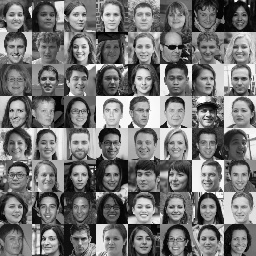
#> input picture ML-lab4/faces/newpic.jpg, 256 x 256 px
$ python faces_pca.py
#> lines starting #> are read from the running program, lines starting #| are printed output that depends on the picture
### ML-lab4/PCA.py
import numpy as np
import matplotlib.pyplot as plt
from config import *


# 获取数据
def get_data():
    matrix = np.loadtxt(data_file)
    return matrix


# 零均值化
def all_zero_mean(data):
    # 计算均值
    mean = np.array([np.mean(data[:, index]) for index in range(data.shape[1])])
    data = data - mean
    return mean, data


# 计算协方差矩阵
def get_cov_matrix(data):
    return data.T @ data / data.shape[0]


# PCA实现，返回降维后的数据，特征向量基和降维后重构的数据
# [63 lines left out: functions PCA, show2D, show3D, main, not called in this run]


# [2 lines that do not run on import are left out]

### ML-lab4/faces_pca.py
import cv2
import numpy as np
import matplotlib.pyplot as plt
from config import *
from PCA import all_zero_mean, get_cov_matrix


# PCA实现，返回降维后重构的数据，特征向量基
def PCA(data, dimension_to_cut):
    # 零均值化
    mean, data = all_zero_mean(data)
    # 计算协方差矩阵
    Cov = get_cov_matrix(data)
    # svd计算特征值和特征向量
    u, s, vT = np.linalg.svd(Cov)
    # 取前k个向量
    vT = vT[:][:dimension_to_cut]
    # 压缩数据
    data = data @ vT.T
    # 还原数据
    data = data @ vT
    data += mean
    # 返回降维后重构的数据，特征向量基
    return data, vT


# 从图像读取人脸数据集
def get_faces():
    img = cv2.imread(faces_file, cv2.IMREAD_GRAYSCALE)
    face_list = []
    for i in range(col):
        for j in range(col):
            picture = img[i * single_pic_size:i * single_pic_size + single_pic_size, j * single_pic_size:j * single_pic_size + single_pic_size]
            picture = picture.reshape(single_pic_size*single_pic_size, )
            face_list.append(picture)
    return np.array(face_list)


# 将人脸数据集恢复为图像
def go_back(pca_faces):
    result = []
    for face in pca_faces:
        face = face.reshape(single_pic_size,single_pic_size)
        result.append(face)
    picture = np.array([0.0 for i in range(single_pic_size*col*single_pic_size*col)])
    picture = picture.reshape(single_pic_size*col,single_pic_size*col)
    for i in range(col):
        for j in range(col):
            picture[i * single_pic_size:i * single_pic_size + single_pic_size, j * single_pic_size:j * single_pic_size + single_pic_size]+=result[col*i+j]
    return picture


def get_pic(i):
    faces = get_faces()
    pca_faces = PCA(faces, i)[0]
    solved_faces = go_back(pca_faces)
    solved_faces = solved_faces.astype('uint8')
    return solved_faces


# 主程序
def main():
    faces = get_faces()
#> in get_faces, img is the input picture: shape (256, 256); min 0, max 255, mean 119
#> after the loop in get_faces, `for i in range(col):`: face_list = 64 items
#> in get_faces, `return np.array(face_list)`:
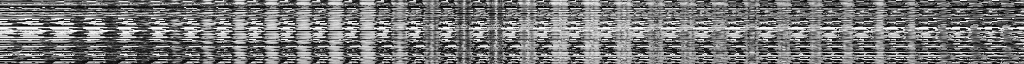
#> returned value: shape (64, 1024); min 0, max 255, mean 119
    pca_faces = PCA(faces, face_dimension)[0]
#> in all_zero_mean, `mean = np.array([np.mean(data[:, index]) for index in range(data.shape..`: mean = 1024 values, max 181.5 at index 596, min 65.02 at index 109, mean 119
#> in all_zero_mean, `data = data - mean`:
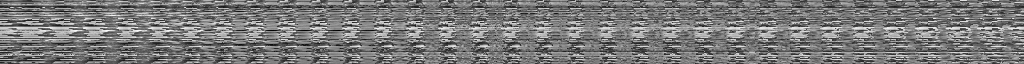
#> data: shape (64, 1024) float64; min -165.6, max 182.5, mean 0; drawn with min black and max white
#> in get_cov_matrix, `return data.T @ data / data.shape[0]`:
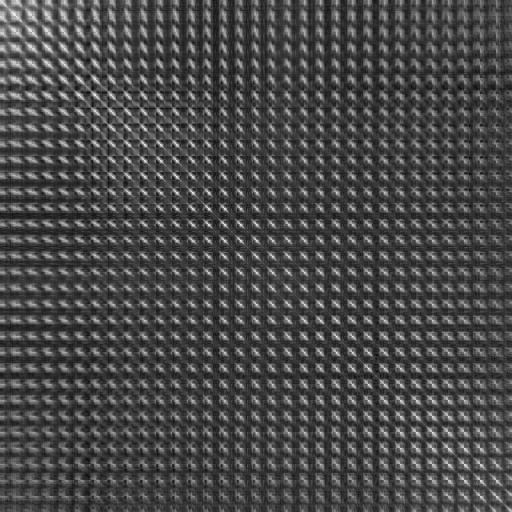
#> returned value: shape (1024, 1024) float64 (shown at 1/2 size); min -1140.2, max 6691.5, mean 1107; drawn with min black and max white
#> in PCA, `u, s, vT = np.linalg.svd(Cov)`:
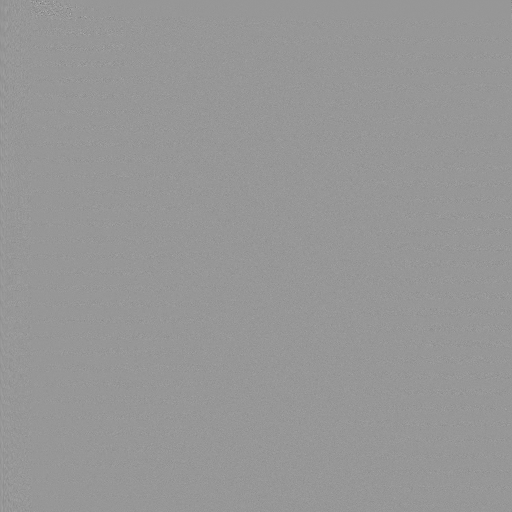
#> u: shape (1024, 1024) float64 (shown at 1/2 size); min -0.917, max 0.633, mean -1.95e-05; drawn with min black and max white
#> in PCA, `u, s, vT = np.linalg.svd(Cov)`:
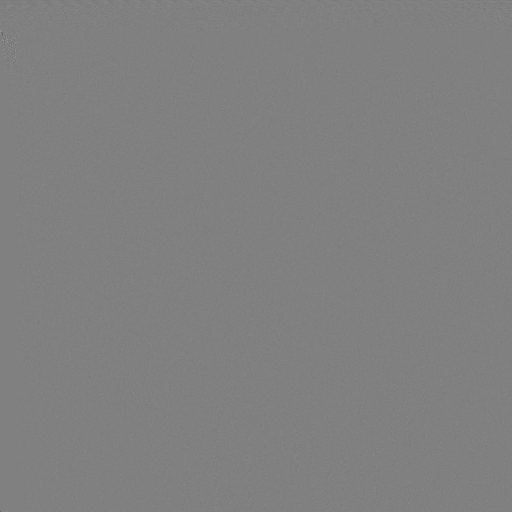
#> vT: shape (1024, 1024) float64 (shown at 1/2 size); min -0.952, max 0.94, mean -1.73e-05; drawn with min black and max white
#> in PCA, `u, s, vT = np.linalg.svd(Cov)`: s = 1024 values, max 1414682.5 at index 0, min 4.14e-11 at index 1023, mean 3810.5
#> in PCA, `vT = vT[:][:dimension_to_cut]`:
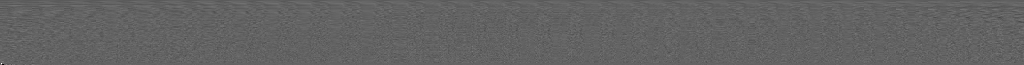
#> vT: shape (65, 1024) float64; min -0.599, max 0.94, mean -0.000198; drawn with min black and max white
    solved_faces = go_back(pca_faces)
#> the loop in go_back, `for face in pca_faces:` made 64 passes
#> pass 3, in go_back, `face = face.reshape(single_pic_size,single_pic_size)`:
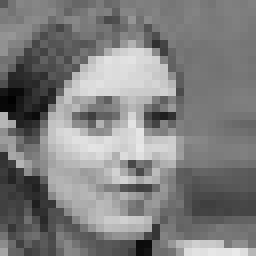
#> face: shape (32, 32) float64 (shown 8 times larger); min 2, max 234, mean 127.3
#> after the loop in go_back, `for face in pca_faces:`: result = 64 items
#> in go_back, `picture = picture.reshape(single_pic_size*col,single_pic_size*col)`: picture: shape (256, 256) float64; every value is 0
    solved_faces = solved_faces.astype('uint8')
    cv2.imshow('img.jpg', solved_faces)
    cv2.waitKey(0)
    cv2.imwrite('faces/img{}.jpg'.format(face_dimension), solved_faces)


if __name__ == '__main__':
    main()
